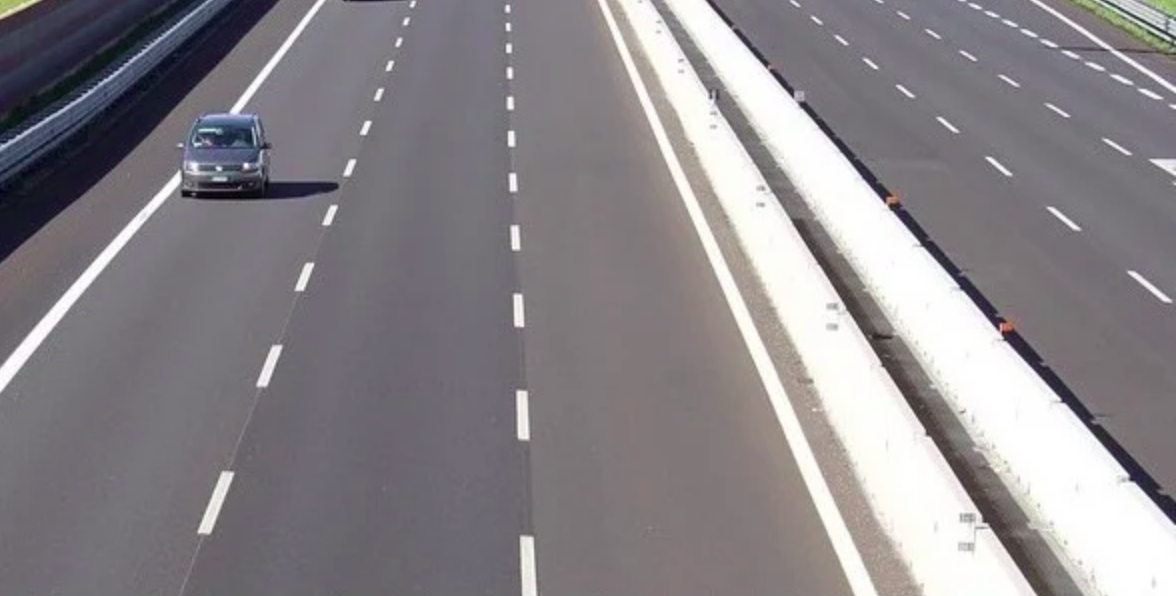
#> input picture Deteccao_e_Manipulacao_de_Formas/assets/rua.png, 1176 x 596 px
$ python forms_detection_image_line.py
#> lines starting #> are read from the running program, lines starting #| are printed output that depends on the picture
import cv2
from matplotlib import pyplot as plt
import numpy as np
import math


img = cv2.imread("assets/rua.png")
#> img is the input picture: shape (596, 1176, 3); mean B, G, R 138, 133.7, 137.9
## BGR -> RGB
img = cv2.cvtColor(img, cv2.COLOR_BGR2RGB)
## RGB -> cinza
img_gray = cv2.cvtColor(img, cv2.COLOR_RGB2GRAY)
# plt.imshow(img_gray) - print de checagem
# plt.show()

## Destaque de Bordas
edges = cv2.Canny(img_gray,50,150)
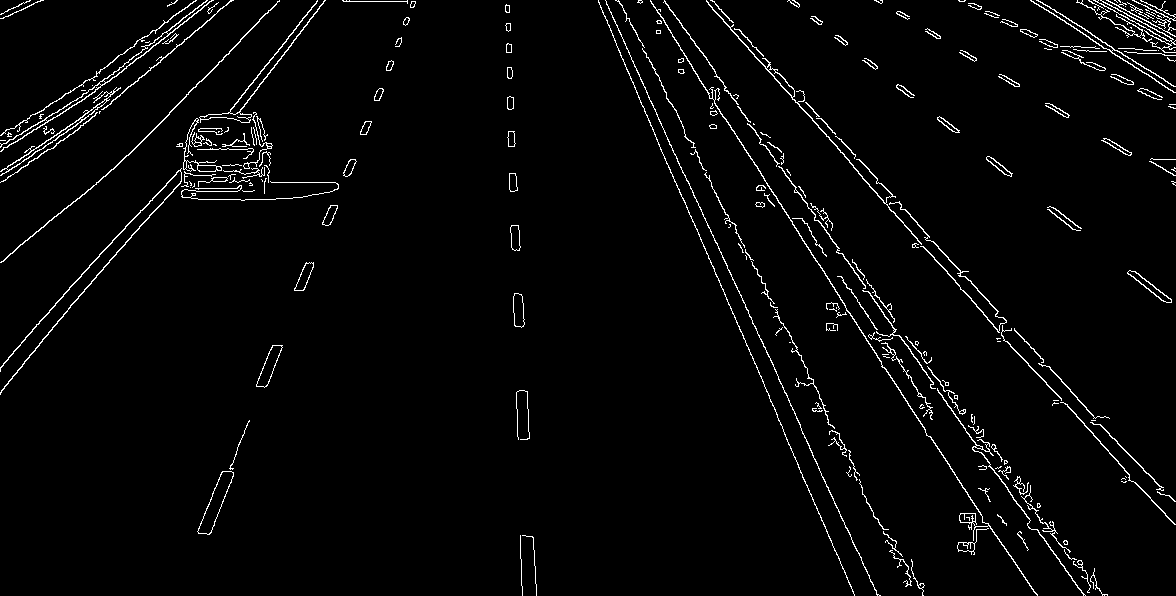
#> edges: shape (596, 1176); 2.7% white in thin lines or dots


#> (the run stopped early here; a loop or call above may not have finished)
